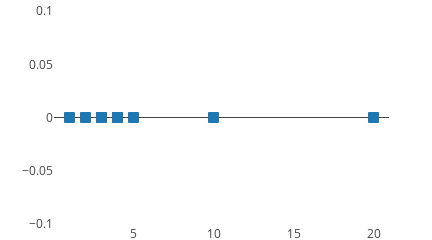

Notebook cell for this chart:
### Code cell
iplot(plotly_fig)

### Figure 1 — Plotly figure (JSON) as saved in the notebook; plotly's stock layout.template omitted (floating-point values rounded to 4 significant figures)
{"data": [{"marker": {"color": "rgba(31,119,180,1.0)", "line": {"color": "rgba(31,119,180,1.0)", "width": 1}, "size": 10, "symbol": "square"}, "mode": "markers", "type": "scatter", "x": [1, 2, 3, 4, 5, 3, 10, 4, 20], "xaxis": "x1", "y": [0, 0, 0, 0, 0, 0, 0, 0, 0], "yaxis": "y1"}], "layout": {"autosize": true, "height": 100, "hovermode": "closest", "margin": {"b": 15, "l": 54, "pad": 0, "r": 43, "t": 10}, "showlegend": false, "width": 432, "xaxis1": {"anchor": "y1", "domain": [0, 1], "mirror": false, "nticks": 0, "range": [0.03357, 20.97], "showgrid": false, "showline": false, "side": "bottom", "tickfont": {"size": 0}, "ticks": null, "type": "linear", "zeroline": false}, "yaxis1": {"anchor": "x1", "domain": [0, 1], "mirror": false, "nticks": 0, "range": [-0.1012, 0.1012], "showgrid": false, "showline": false, "side": "left", "tickfont": {"size": 0}, "ticks": false, "type": "linear", "zeroline": true}}}
